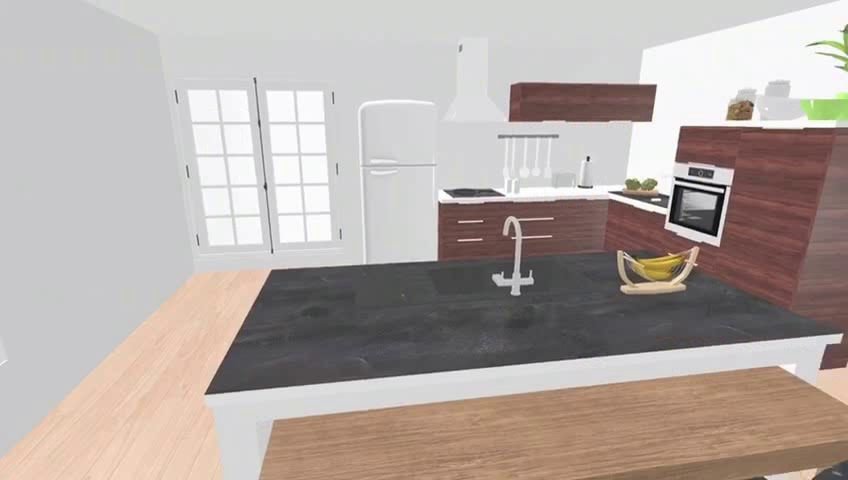
#> input picture frame 9 of landmarks_videos/landmarks_0.avi, 848 x 480 px, given in place of landmarks_3.mp4, which was not available
$ jupyter execute --allow-errors landmark-processing.ipynb   (older library calls are emulated)   (text cells are left out)
#> lines starting #> are read from the running program, lines starting #| are printed output that depends on the picture; pictures that were not available may be replaced by others from this repository, and a replacement may not be noted
[cell 1]
import cv2
import numpy as np
import glob
import os
import matplotlib.pyplot as plt
import pickle
import pathlib
import random
from PIL import Image, ImageStat

directory = os.getcwd() + "/"

[cell 2]
# el nombre del video que se quiere cargar
video_name = "landmarks_3.mp4"
cap = cv2.VideoCapture(directory + 'landmarks_videos/' + video_name)

# numero de imagenes por cada landmark
image_count = [0] * 9

while(True):

    ret, frame = cap.read()
#> frame is the input picture: shape (480, 848, 3); mean B, G, R 164.7, 169.2, 179.9

    if ret:

        cv2.imshow(video_name,frame)

        k = cv2.waitKey(10)
#> (key q is pressed here)

        # si se pulsa 'q' se cierra el video
        if k & 0xFF == ord('q'):
            break

        if k >= 48 and k <= 57:
            # dependiendo de que tecla numerica se usa (0-8) se asigna ese numero de landmark a la imagen.
            # la imagen se guarda en la carpeta que le corresponde.
            cv2.imwrite(directory + "landmarks_img/" + str(int(k) - 48) + "/landmark_" + str(int(k) - 48) + "_frame_" + str(image_count[int(k) - 48]) +".jpg", frame) # cambiar aqui
            image_count[int(k) - 48] += 1

    else:
        break


cap.release()
cv2.destroyAllWindows()

[cell 3]
# para hacer los calculos mas eficientes se reduce las imagenes a esta resolucion
output_dimension = (848, 480)

# diccionario donde se guardaran todos los histogramas
hist_dict = {}

for i in range(9):
    # cargamos las imagenes de landmark
    filenames = [img for img in glob.glob(directory + "landmarks_img/"+ str(i) + "/*.jpg")]
    filenames.sort()

    images    = [cv2.imread(img)       for img in filenames]
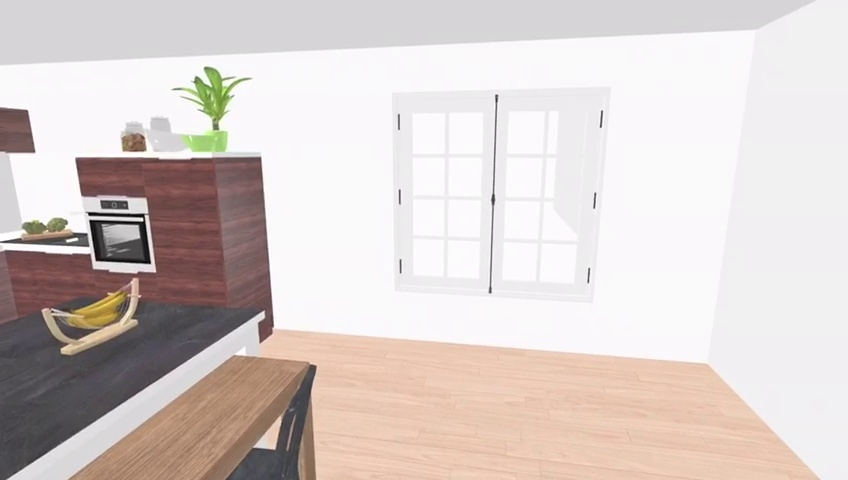
#> input picture landmarks_img/0/landmark_0_frame_1.jpg, 848 x 480 px
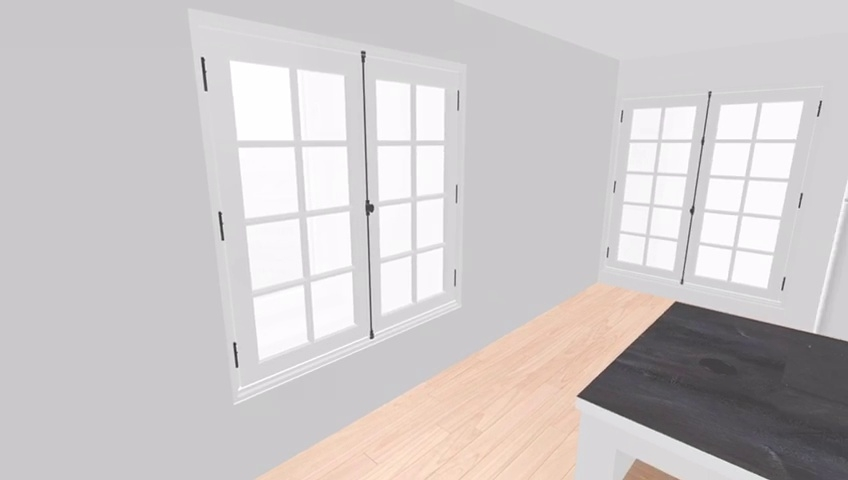
#> input picture landmarks_img/0/landmark_0_frame_10.jpg, 848 x 480 px
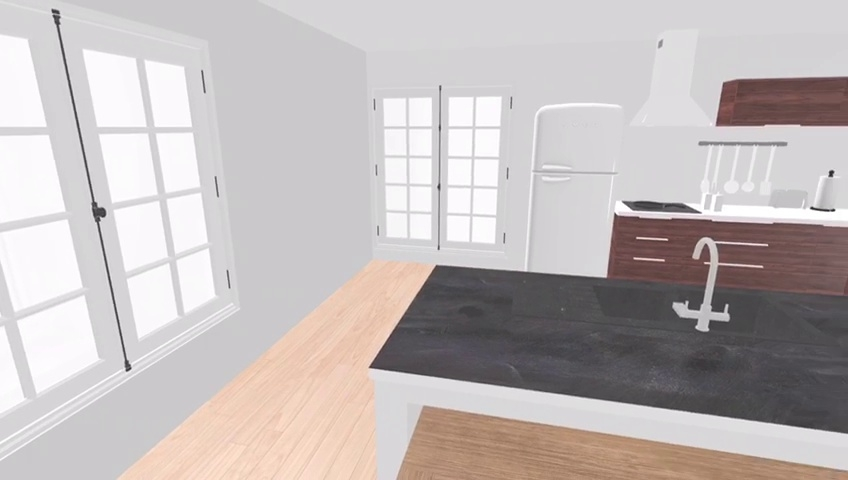
#> input picture landmarks_img/0/landmark_0_frame_14.jpg, 848 x 480 px
#> images = 3 items
    img_names = [os.path.basename(img) for img in filenames]

    # para todas las imagenes cargadas de este landmark:
    for j, img in enumerate(images):
        # se redimensiona la imagen
        res_img = cv2.resize(img, output_dimension, interpolation=cv2.INTER_CUBIC)
        # se sacan los canales de color de la imagen
        bgr_planes = cv2.split(res_img)

        # se calcula el histograma de cada canal de color de la imagen
        b_hist = np.squeeze(cv2.calcHist(bgr_planes,[0],None,[256],[0,256]))
        g_hist = np.squeeze(cv2.calcHist(bgr_planes,[1],None,[256],[0,256]))
        r_hist = np.squeeze(cv2.calcHist(bgr_planes,[2],None,[256],[0,256]))

        # se juntan de nuevo los tres canales
        hist = np.stack((b_hist, g_hist, r_hist), axis=0)

        # se calcula el historgama normalizado
        hist_norm = hist / (output_dimension[0] * output_dimension[1])

        # se añade al diccionario. La clave es el nombre de la imagen y el valor es su histograma normalizado
        hist_dict[img_names[j]] = hist_norm
#> this loop made 3 passes
#> res_img is the input picture: shape (480, 848, 3); mean B, G, R 185.3, 185.8, 193.1
#> after the loop, hist_dict = 3 items


    print(f"Landmark {i}. Number Of Histograms: {str(len(hist_dict))}")
#| Landmark 0. Number Of Histograms: 3
#> `pix_mean1 = ImageStat.Stat(image_org).mean`: pix_mean1 = [216.2, 206.2, 202.8]
#> `filenames = [img for img in glob.glob(directory + "landmarks_img/" + s..`: filenames = 3 items

[cell 4]
image = cv2.imread(directory + "landmarks_img/1/landmark_1_frame_10.jpg")

# histograma a color:
#> (the rest of this cell did not finish here and is left out)

#> (a cell that did not finish here is left out)

#> (a cell that did not finish here is left out)

[cell 7]
output_dimension = (848, 480)

for i in range(9):
    for filename in glob.glob(directory + 'landmarks_img/' + str(i) + '/*.jpg'):
        im = Image.open(filename)
        imResize = im.resize(output_dimension, Image.ANTIALIAS)
        imResize.save(filename, quality=100)

[cell 8]
# color
for i in range(9):
    filenames = [img for img in glob.glob(directory + "landmarks_img/" + str(i) +"/*.jpg")]

    w,h = output_dimension
    N = len(filenames)
#> N = 3

    # Create a numpy array of floats to store the average (assume RGB images)
    arr = np.zeros((h,w,3),np.float)

    # Build up average pixel intensities, casting each image as an array of floats
    for im in filenames:
        imarr=np.array(Image.open(im),dtype=np.float)
        arr=arr+imarr/N

    # Round values in array and cast as 8-bit integer
    arr = np.array(np.round(arr),dtype=np.uint8)
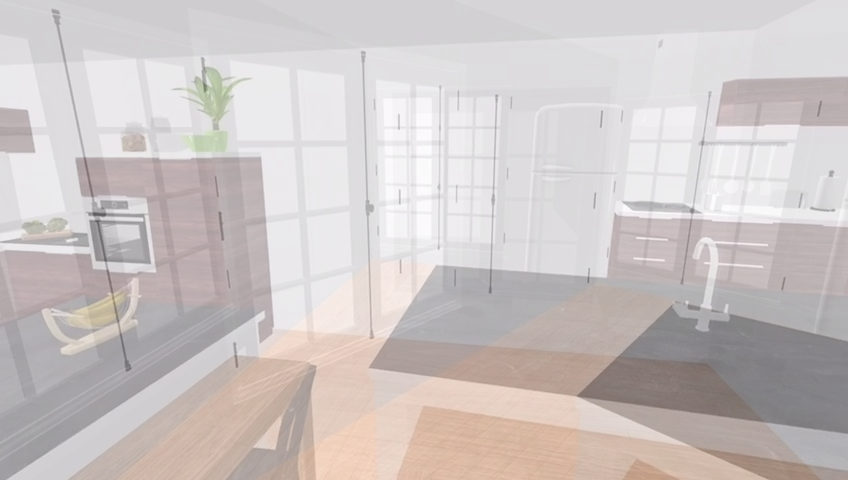
#> arr: shape (480, 848, 3); mean R, G, B 204.8, 197.5, 196.5

    out=Image.fromarray(arr,mode="RGB")
    out.save(directory + 'examples/Average_landmark_' + str(i) +'.png')

    for j, col in enumerate(['r', 'g', 'b']):
        hist = cv2.calcHist([arr], [j], None, [256], [0, 256])
        hist_norm = hist / (output_dimension[0] * output_dimension[1])
        plt.plot(hist_norm, color = col)
        plt.title(f"Average histogram of landmark {i} ")
        plt.xlim([0, 256])
        plt.savefig(directory + 'examples/Average_histogram_landmark_' + str(i) +'.png')
#> this loop made 3 passes
#> pass 1, `plt.savefig(directory + 'examples/Average_histogram_landmark_' + str(i..`:
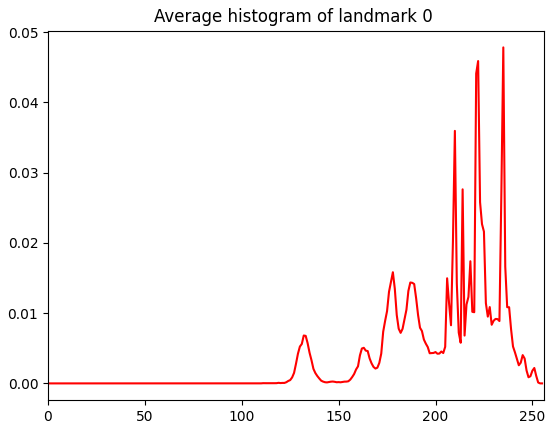
#> figure drawn by matplotlib, 1 panel; curve peaks at x = 235, y = 0.0478
#> pass 2, `plt.savefig(directory + 'examples/Average_histogram_landmark_' + str(i..`:
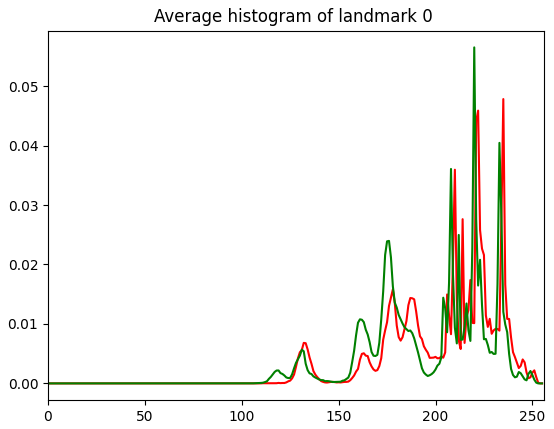
#> figure drawn by matplotlib, 1 panel; curve peaks at x = 235, y = 0.0478; curve peaks at x = 220, y = 0.0565

    plt.show()
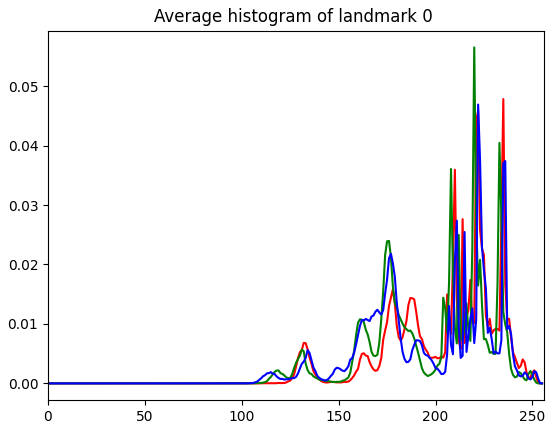
#> figure drawn by matplotlib, 1 panel; curve peaks at x = 235, y = 0.0478; curve peaks at x = 220, y = 0.0565; curve peaks at x = 222, y = 0.0469

$ run again, starting later in the video
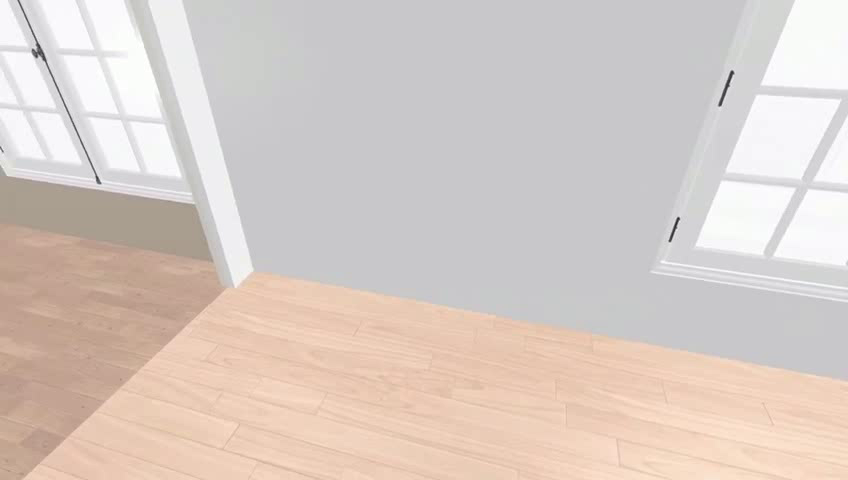
#> input picture frame 44 of landmarks_videos/landmarks_0.avi, 848 x 480 px, given in place of landmarks_3.mp4, which was not available
#> frame is the input picture: shape (480, 848, 3); mean B, G, R 197.6, 204.2, 216.4
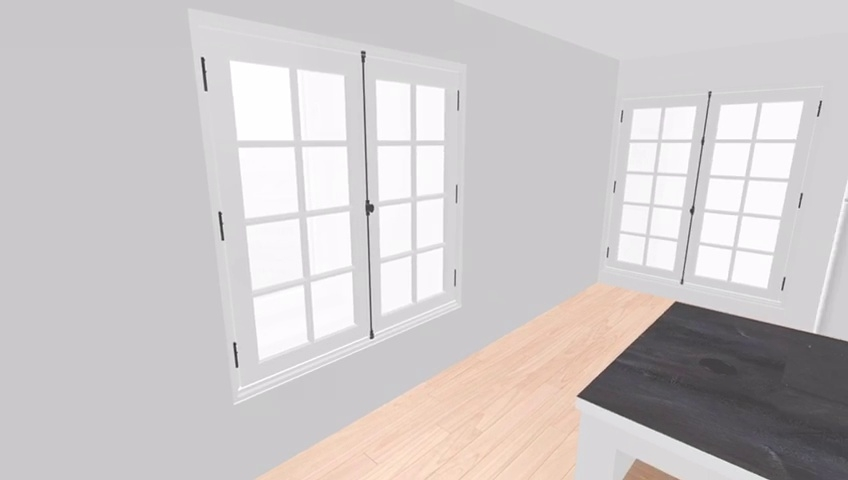
#> input picture landmarks_img/0/landmark_0_frame_10.jpg, 848 x 480 px
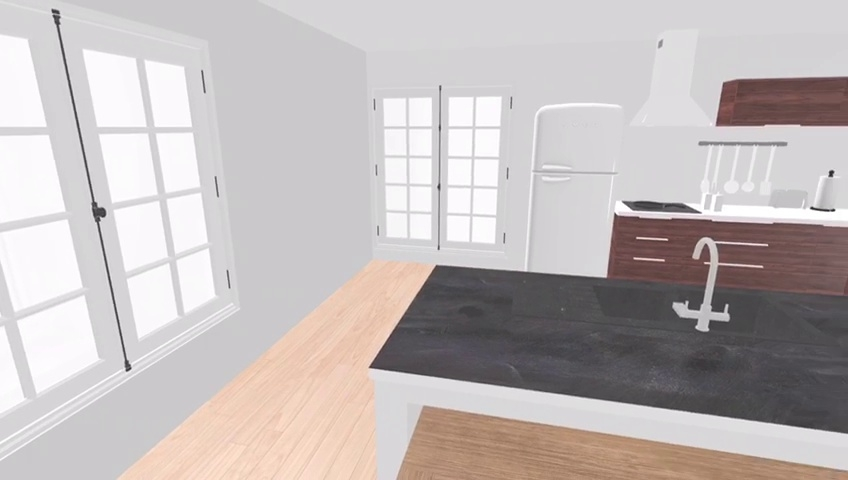
#> input picture landmarks_img/0/landmark_0_frame_14.jpg, 848 x 480 px
#> images = 3 items
#> the loop `for j, img in enumerate(images):` made 3 passes
#> res_img is the input picture: shape (480, 848, 3); mean B, G, R 185.3, 185.8, 193.1
#| Landmark 0. Number Of Histograms: 3
#> pix_mean1 = [216.2, 206.2, 202.8]
#> filenames = 3 items
#> N = 3

$ run again, starting later in the video
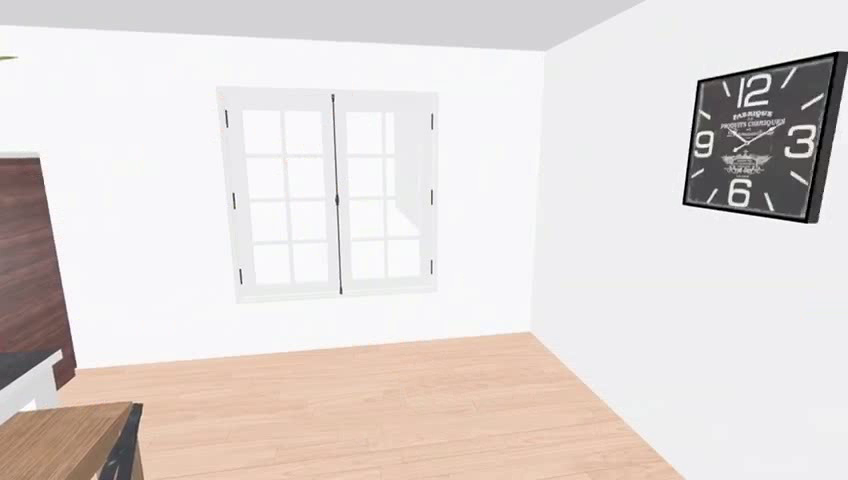
#> input picture frame 78 of landmarks_videos/landmarks_0.avi, 848 x 480 px, given in place of landmarks_3.mp4, which was not available
#> frame is the input picture: shape (480, 848, 3); mean B, G, R 215.4, 217.6, 225
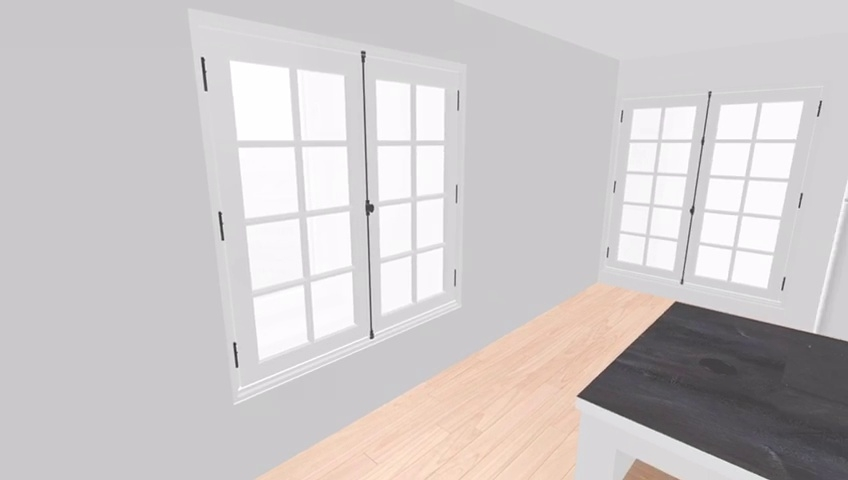
#> input picture landmarks_img/0/landmark_0_frame_10.jpg, 848 x 480 px
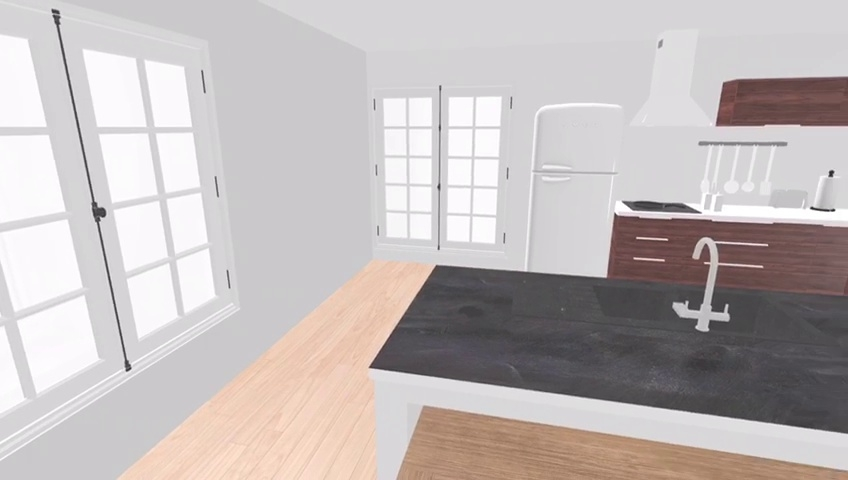
#> input picture landmarks_img/0/landmark_0_frame_14.jpg, 848 x 480 px
#> images = 3 items
#> the loop `for j, img in enumerate(images):` made 3 passes
#> res_img is the input picture: shape (480, 848, 3); mean B, G, R 185.3, 185.8, 193.1
#| Landmark 0. Number Of Histograms: 3
#> pix_mean1 = [216.2, 206.2, 202.8]
#> filenames = 3 items
#> N = 3
